Frame 1 (no input): blank canvas, image omitted
Frame 60 (no input): blank canvas, image omitted
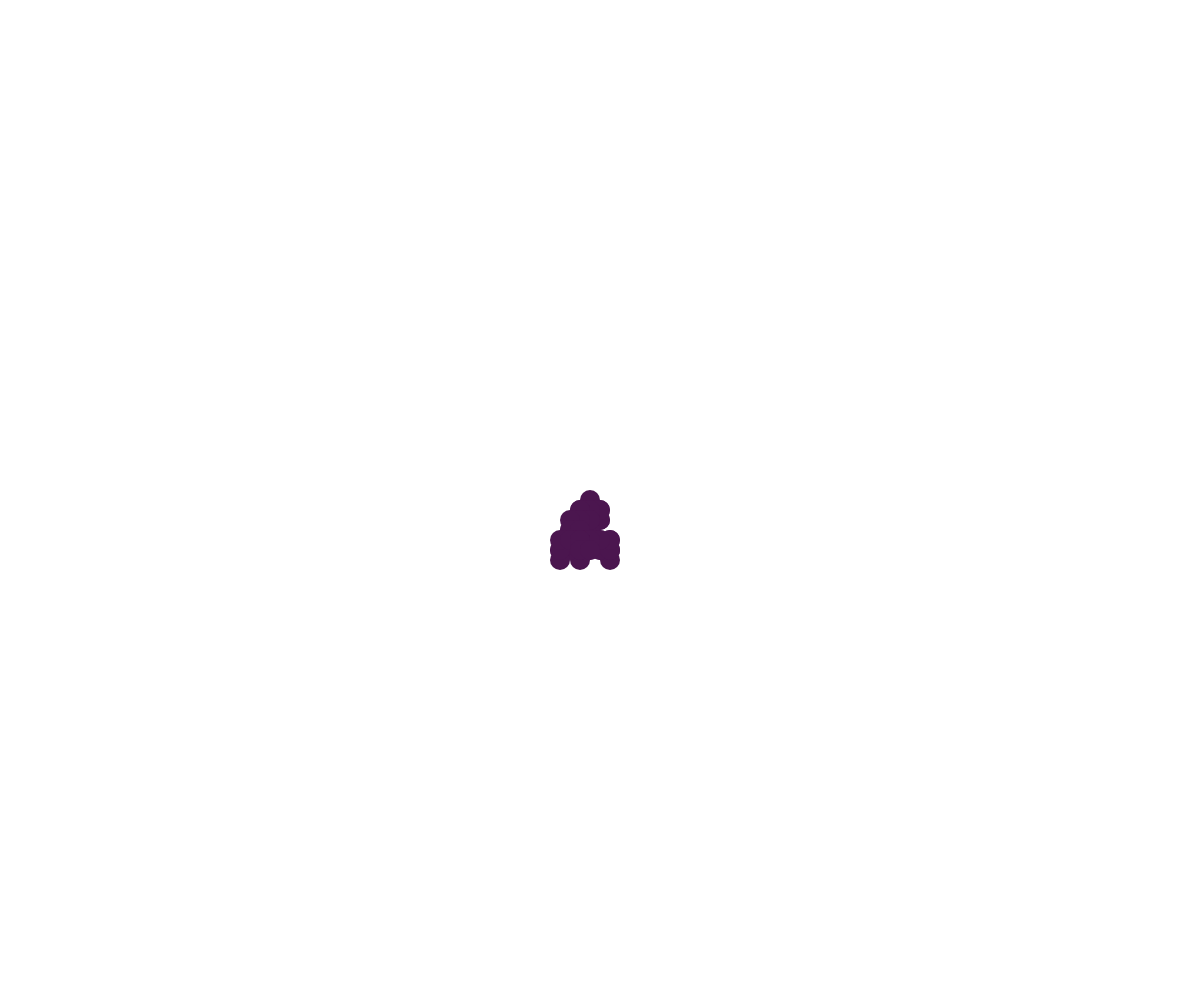
Frame 120 (the mouse pressed at the canvas centre since frame 60)

The p5.js sketch whose frames 1 and 60 were blank and that drew this single picture after the mouse press (run headless with seeded random() and noise() and a simulated clock; from frame 60 on, the mouse is pressed at the canvas centre):

// p5.js sketch
// ── sketch.js
// Walker OOP Demo 


class Walker {
  constructor(x , y,color){
    this.x = x;
    this.y = y;
    this.stepSize = 10;
    this.color = color;
    this.radius = 10;
  }
  display(){
    fill(this.color);
    circle(this.x, this.y, this.radius * 2)
  }
  move(){
    let choice = random(100);
    if(choice < 25){
      // move up 
      this.y -= this.stepSize;
    }
    else if (choice < 50){
      // move down 
      this.y += this.stepSize;
    }
    else if (choice < 75){
      // move right
      this.x += this.stepSize;
    }
    else{
      // move left
      this.x -= this.stepSize;
    }
    
  }
}

let theWalkers = [];

function setup() {
  noStroke();
  createCanvas(windowWidth, windowHeight);
  ross  = new Walker(width/2, height/2, "red");
  arush = new Walker(200,400,"green");
  ankur = new Walker(800,600,"blue");

}

function draw() {
  for(let someWalker of theWalkers){
    someWalker.move();
    someWalker.display();
  }

}
function mousePressed(){
  let theColor = color(random(105),random(105),random(105))
  let myWalker = new Walker(mouseX,mouseY,theColor);
  theWalkers.push(myWalker);
}
